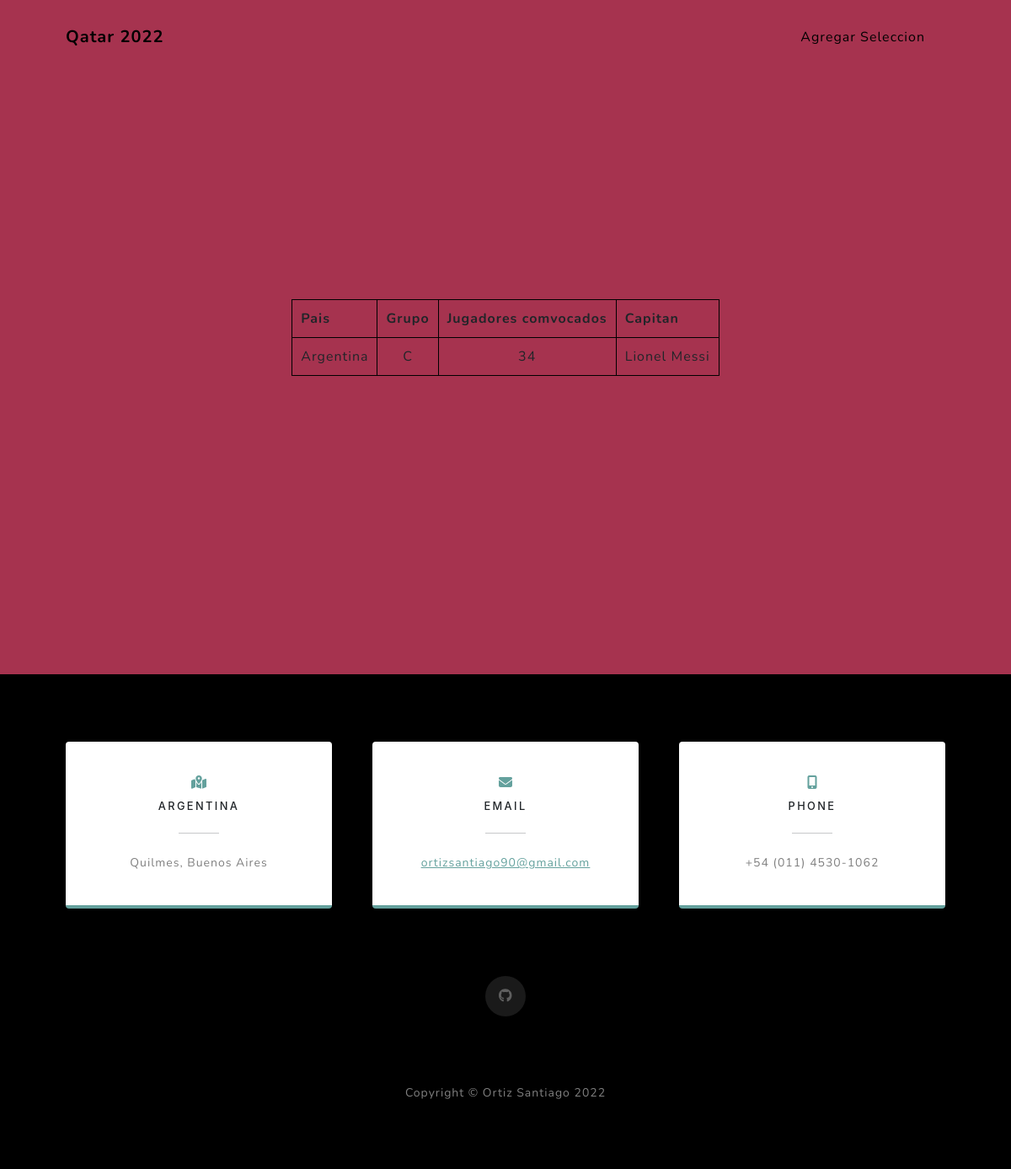
Before: /selecciones/ with the older database file.
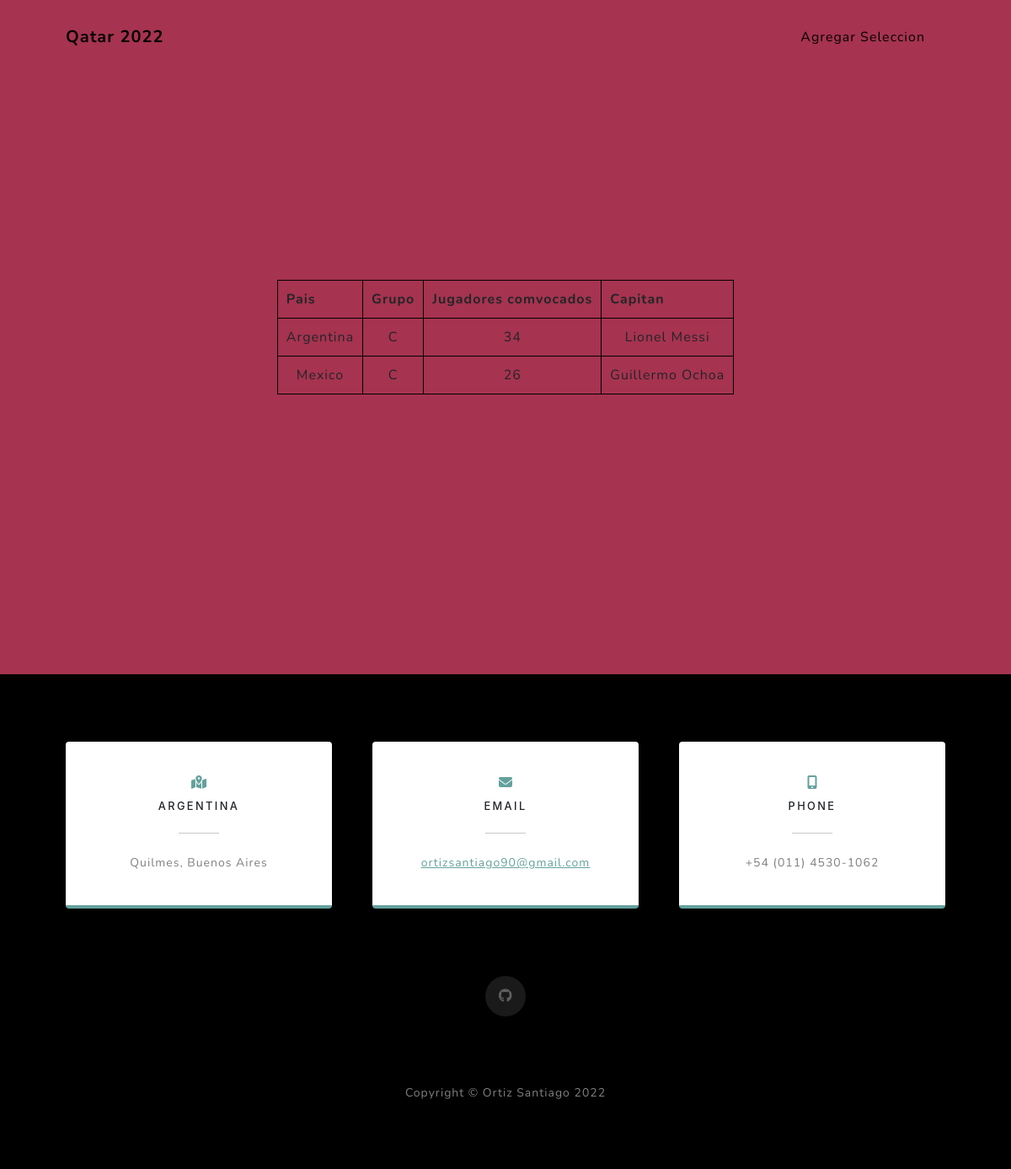
After: the same page with the newer database file.
### appmundial/models.py (models this page shows)
class selecciones(models.Model):
    nombre_seleccion = models.CharField(max_length=40,null=True)
    grupo = models.CharField(max_length=10)
    num_jugadores_convocados = models.IntegerField()
    capitan = models.CharField(max_length=40)

### appmundial/views.py (the view)
# urls.py: path("selecciones/",views.Selecciones, name="mundial-selecciones"),
def Selecciones(request):
    seleccion = selecciones.objects.all()
    datos =  { "listasselecciones" : seleccion }
    return render(request, "appmundial/selecciones.html", datos)

### appmundial/templates/appmundial/selecciones.html (shortened to what this page needs)
{% extends "appmundial/base3.html" %}
{% block nav %}
<li class="nav-item"><a class="nav-link" style="color:black ;" href="{% url 'mundial-selecciones-agregar' %}">Agregar Seleccion</a></li>
{% endblock %}
{% block contenido %}
<div class="masthead" style="background: rgb(166, 51, 79) ;">
    <div class="container px-4 px-lg-5 d-flex h-100 align-items-center justify-content-center">
        <table>
            <thead>
                <tr>
                    <th scope="col">Pais</th>
                    <th scope="col">Grupo</th>
                    <th scope="col">Jugadores comvocados</th>
                    <th scope="col">Capitan</th>
                </tr>
            </thead>
            <tbody>
                {% for seleccion in listasselecciones %}
                <tr>
                    <td>{{seleccion.nombre_seleccion}}</td>
                    <td>{{seleccion.grupo}}</td>
                    <td>{{seleccion.num_jugadores_convocados}}</td>
                    <td>{{seleccion.capitan}}</td>
                {% endfor %}
                </tr>
            </tbody>
        </table>
    </div>
</div>
{% endblock %}

Changed rows visible on the page:
added selecciones: nombre_seleccion "Mexico", grupo "C", num_jugadores_convocados "26", capitan "Guillermo Ochoa"
